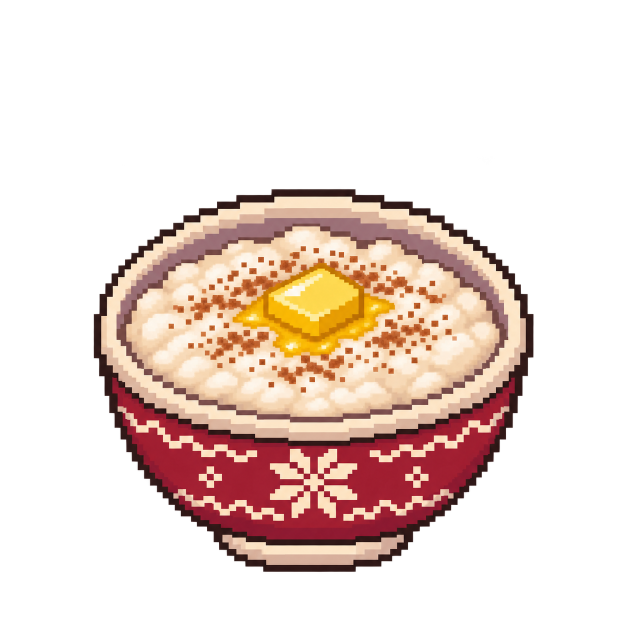
#> input picture GFX_assets/planlagte/originaler/risengrynsgrot-bolle-v2.png, 1254 x 1254 px, given in place of under-disken.png, which was not available (shown at 1/2 size)
$ python varemeny-ikoner.py
#> lines starting #> are read from the running program, lines starting #| are printed output that depends on the picture; after the words box and inside, x2 and y2 are one past the last pixel; in counts of white or black regions, pixels touching at a corner belong together
### tools/pixelify.py
#!/usr/bin/env python3
"""
pixelify.py - gjor AI-genererte bilder om til "ekte" pixel art for Julemarked.

Pipeline:
  1. area-nedskaler til lav intern oppl. (fjerner blur ved aa snitte, ikke plukke)
  2. perseptuell palett-remap (Lab/naermeste) mot kanonisk palett (tools/palett.json)
  3. alfa-terskel (binariser gjennomsiktighet, fjerner myke kantpiksler)
  4. nearest-opp til visningsstorrelse (harde, like store piksler)

Bruk:
  # enkeltfil (input er allerede spillstorrelse, 128 px/rute):
  python tools/pixelify.py inn.png ut.png
  # stor original -> spillfil, oppgi rutenett:
  python tools/pixelify.py GFX/stor.png client/public/art/goods/vare.png --rute 2x2
  # velg palett manuelt (ellers auto etter mappe/fil):
  python tools/pixelify.py inn.png ut.png --palett noytral
  # chunky-nivaa (lavere intern res = grovere):  --div 4 (default 2 = 64 px/rute)
  # hel mappe (speiler treet, auto-palett, hopper over bg/ og .jpg):
  python tools/pixelify.py --batch GFX_assets/ChatGPT client/public/art
  # eksporter palett-swatcher til referanse:
  python tools/pixelify.py --swatches tools

Krever: Pillow + numpy.
"""
import argparse, json, os, sys
from pathlib import Path
import numpy as np
from PIL import Image

HER = Path(__file__).resolve().parent
PALETT = json.loads((HER / "palett.json").read_text(encoding="utf-8"))
#> (reads tools/palett.json from the repository)
#> (reads tools/varemeny-ikoner.json from the repository)
#> in main, raw is the input picture: PIL image 1254x1254 RGBA; mean R, G, B, A 64.2, 46.8, 39.4, 82.9

# ---------- farge ----------
def hex2rgb(h):
    h = h.lstrip("#")
    return [int(h[i:i+2], 16) for i in (0, 2, 4)]

def pal_rgb(navn):
    return np.array([hex2rgb(h) for h in PALETT[navn]], dtype=np.float64)

def srgb2lin(c):
    c = c / 255.0
    return np.where(c <= 0.04045, c / 12.92, ((c + 0.055) / 1.055) ** 2.4)

def rgb2lab(rgb):
    lin = srgb2lin(np.asarray(rgb, dtype=np.float64))
    M = np.array([[0.4124, 0.3576, 0.1805],
                  [0.2126, 0.7152, 0.0722],
                  [0.0193, 0.1192, 0.9505]])
    xyz = lin @ M.T / np.array([0.95047, 1.0, 1.08883])
    d = 6 / 29
    f = np.where(xyz > d ** 3, np.cbrt(xyz), xyz / (3 * d * d) + 4 / 29)
    return np.stack([116 * f[..., 1] - 16,
                     500 * (f[..., 0] - f[..., 1]),
                     200 * (f[..., 1] - f[..., 2])], axis=-1)

_LAB_CACHE = {}
def palett_lab(navn):
    if navn not in _LAB_CACHE:
        _LAB_CACHE[navn] = (pal_rgb(navn), rgb2lab(pal_rgb(navn)))
    return _LAB_CACHE[navn]

def remap(rgb_arr, navn):
    prgb, plab = palett_lab(navn)
    flat = rgb_arr.reshape(-1, 3)
    lab = rgb2lab(flat)
    d = ((lab[:, None, :] - plab[None, :, :]) ** 2).sum(-1)
    return prgb[d.argmin(1)].astype(np.uint8).reshape(rgb_arr.shape)

# ---------- materialrekker ----------
# Vekter i Lab naar rekka velges: fargetone/metning teller mest, lyshet lite (lysheten er jo
# det rekka selv dekker). Inne i rekka velges trinnet med vanlig Lab-avstand.
W_VELG = np.array([0.35, 1.0, 1.0])

# [120 lines left out: functions rekke_lab, avstand_til_rekke, glatt_flater, flertall_filter, fjern_oyer, remap_material and 1 more, not called in this run]

# ---------- pipeline ----------
def pixelify(im, navn, div=2, rute=None, alfa_terskel=128, cfg=None):
#> called with navn = 'varm', div = 2, rute = (1, 1), alfa_terskel = 128
    im = im.convert("RGBA")
    if rute:
        disp = (128 * rute[0], 128 * rute[1])
    else:
        disp = im.size
    internal = (max(1, disp[0] // div), max(1, disp[1] // div))
    small = im.resize(internal, Image.LANCZOS)          # 1) area-nedskaler
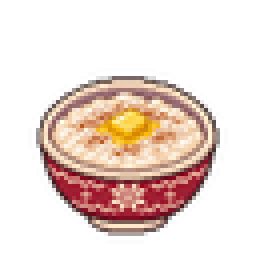
#> small: PIL image 64x64 RGBA (shown 4 times larger); mean R, G, B, A 65.9, 47.7, 40.1, 82.9; transparent parts drawn white
    arr = np.array(small)
    mask = arr[..., 3] >= alfa_terskel                  # 3) alfa-terskel
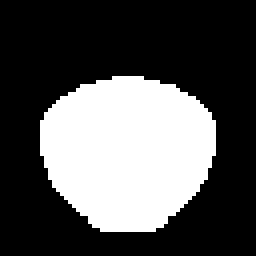
#> mask: shape (64, 64) bool (shown 4 times larger); 32.6% white; 1 white region, box (x1, y1, x2, y2) and area: (10, 19, 54, 58) 1335
    if navn == "material":                              # 2) palett-remap
        rgb = remap_material(arr[..., :3], mask, cfg or {})
    else:
        rgb = remap(arr[..., :3], navn)
#> in remap, `return prgb[d.argmin(1)].astype(np.uint8).reshape(rgb_arr.shape)`:
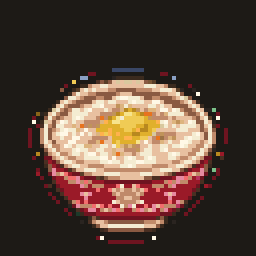
#> returned value: shape (64, 64, 3) (shown 4 times larger); mean of channels 0, 1, 2 84.7, 64.8, 53.6; drawn as R, G, B
    out = np.dstack([rgb, np.where(mask, 255, 0).astype(np.uint8)])
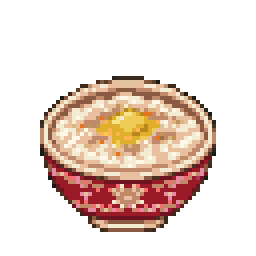
#> out: shape (64, 64, 4) (shown 4 times larger); mean R, G, B, A 84.7, 64.8, 53.6, 83.1; transparent parts drawn white
    return Image.fromarray(out, "RGBA").resize(disp, Image.NEAREST)  # 4) nearest-opp
#> returned value: PIL image 128x128 RGBA

# ---------- auto-palett etter sti ----------
# [95 lines left out: functions velg_palett, skal_hoppes_over, eksporter_swatcher, main, not called in this run]

# [2 lines that do not run on import are left out]

### tools/varemeny-ikoner.py
"""Klargjør de tre varemenyikonene og en oversikt for visuell kontroll."""
import json
import sys
from pathlib import Path
from PIL import Image, ImageDraw, ImageFont

sys.dont_write_bytecode = True
from pixelify import pixelify

ROOT = Path(__file__).resolve().parent.parent
GFX = ROOT / 'GFX_assets/planlagte/varemeny-ikoner'
ART = ROOT / 'client/public/art/ikoner'

def main():
    config = json.loads((ROOT / 'tools/varemeny-ikoner.json').read_text(encoding='utf-8'))
    ART.mkdir(parents=True, exist_ok=True)
    sheet = Image.new('RGB', (960, 400), '#233029')
    draw = ImageDraw.Draw(sheet)
    font = ImageFont.truetype('C:/Windows/Fonts/arial.ttf', 19)
    checks = []
    for n, icon in enumerate(config['icons']):
        raw = Image.open(GFX / 'originaler' / (icon['id'] + '.png')).convert('RGBA')
        assert raw.width == raw.height, icon['id']
        assert raw.getchannel('A').getextrema()[0] == 0, icon['id']
        # Preserve the complete rounded tile and transparent outer corners.
        final = pixelify(raw, 'varm', rute=(1, 1))
        final.save(ART / (icon['id'] + '.png'), optimize=True)
        assert final.size == (128, 128)
        assert final.getchannel('A').getextrema() == (0, 255)
        large = final.resize((256, 256), Image.Resampling.NEAREST)
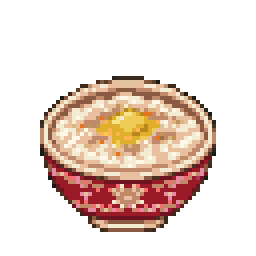
#> large: PIL image 256x256 RGBA; mean R, G, B, A 84.7, 64.8, 53.6, 83.1; transparent parts drawn white
        sheet.paste(large, (n * 320 + 32, 15), large)
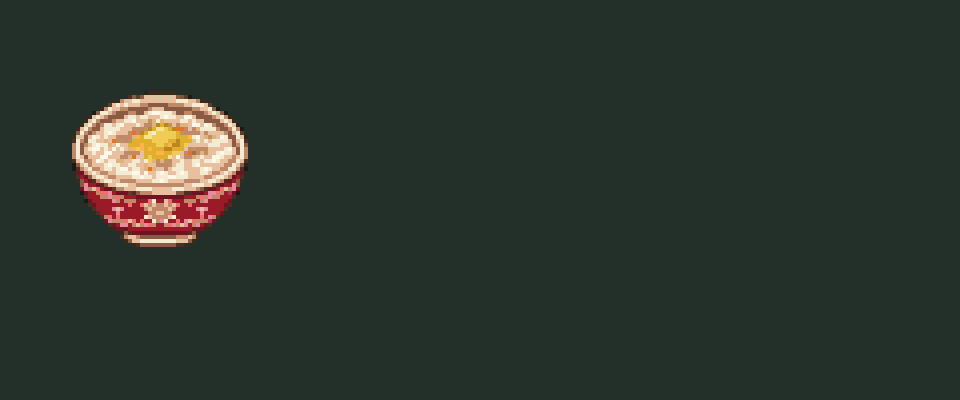
#> sheet: PIL image 960x400 RGB; mean R, G, B 43.9, 53.3, 45.2
        draw.text((n * 320 + 32, 282), icon['label'], font=font, fill='#edf0dc')
        small = final.resize((32, 32), Image.Resampling.NEAREST)
#> small: PIL image 32x32 RGBA
        sheet.paste(small, (n * 320 + 32, 327), small)
        medium = final.resize((48, 48), Image.Resampling.NEAREST)
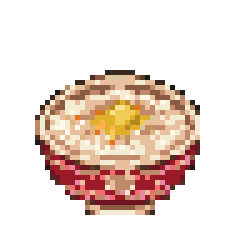
#> medium: PIL image 48x48 RGBA (shown 5 times larger); mean R, G, B, A 84.9, 65.3, 53.9, 82.1; transparent parts drawn white
        sheet.paste(medium, (n * 320 + 84, 319), medium)
        draw.text((n * 320 + 148, 334), '32 / 48 px', font=font, fill='#d8c89f')
        checks.append({'id': icon['id'], 'sourceSize': raw.size, 'size': final.size,
                       'bbox': final.getbbox(), 'alpha': final.getchannel('A').getextrema()})
    sheet.save(GFX / 'oversikt.jpg', quality=95)
    (GFX / 'kontroll.json').write_text(json.dumps(checks, indent=2), encoding='utf-8')
    print('Tre varemenyikoner klargjort på 128×128-lerret')

if __name__ == '__main__':
#> (the run stopped early here; a loop or call above may not have finished)
